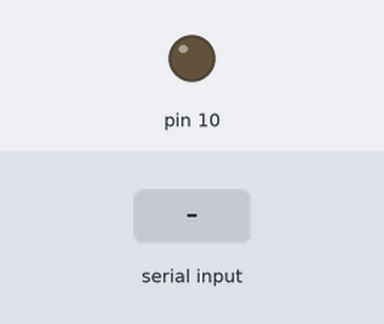
Bench run of a sketch on a simulated Arduino Uno, built with avr-gcc and run on an emulated ATmega328P. Parts: output pins drawn as LEDs (lit = HIGH). The inputs (shaded band) are chosen by the test bench.

Above: at 1.2 s.
1.3 s: "A" received over Serial
At 2.2 s:
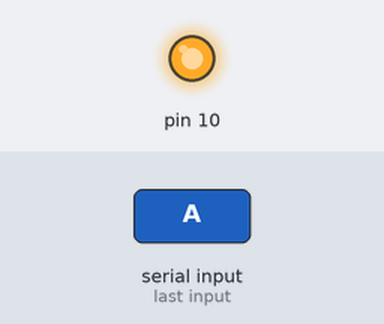
2.8 s: "a" received over Serial
At 3.4 s:
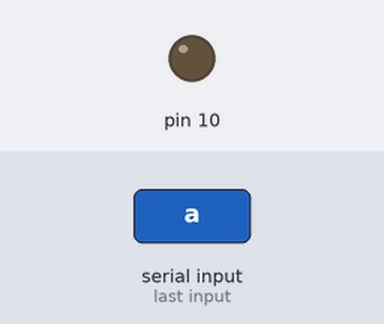
Timing chart, 0 to 5.8 s (numbered marks = the images above; inputs shaded):
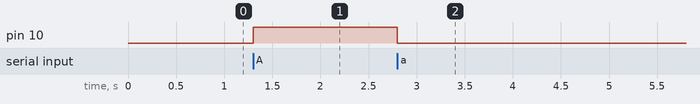

The sketch:

SLAVE_CODE.ino
```cpp
void setup() {
  Serial.begin(38400);
  pinMode(10,OUTPUT);
}

void loop() {
  if(Serial.available()>0)
  {
    char val = Serial.read();
    if(val == 'A')
    {
      digitalWrite(10,HIGH);
    }
    if(val == 'a')
    {
      digitalWrite(10,LOW);
    }
  }

}
```

Measured:
- after the input at 1.3 s, pin 10: LOW → HIGH at once
- after the input at 2.8 s, pin 10: HIGH → LOW at once
